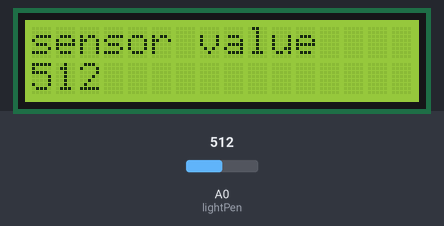
Bench run of a sketch on a simulated Arduino Uno, built with avr-gcc and run on an emulated ATmega328P. Shown: 16×2 character LCD. The inputs (shaded band) are chosen by the test bench; at power-on: A0 (lightPen) = 512. What the sketch prints to the serial monitor is not drawn.

Above: at 1.2 s.
1.3 s: A0 (lightPen) set to 716
At 1.9 s:
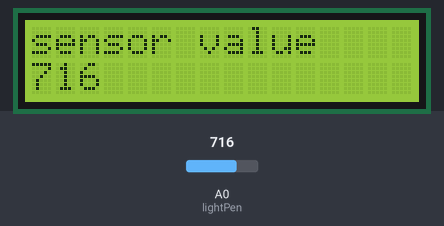
4.3 s: A0 (lightPen) set to 900
At 4.9 s:
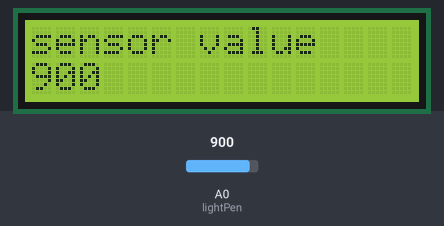
6.1 s: A0 (lightPen) set to 1023
At 6.5 s:
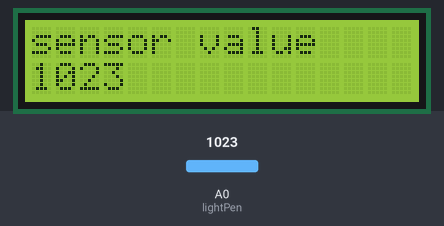
Timing chart, 0 to 9.1 s (numbered marks = the images above; inputs shaded):
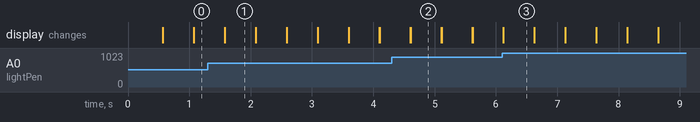

The sketch:

LCDLDR_test.ino
```cpp
#include <LiquidCrystal.h>
int rs=7;
int en=8;
int d4=9;
int d5=10;
int d6=11;
int d7=12;
int lightPen=A0;
int lightVal;
int dv=250;
LiquidCrystal lcd(rs,en,d4,d5,d6,d7);
void setup() {
  // put your setup code here, to run once:
lcd.begin(16,2);
pinMode(lightPen,INPUT);
Serial.begin(115200);

}

void loop() {
lcd.setCursor(0,0);
lcd.print("sensor value");
lightVal=analogRead(lightPen);
Serial.println(lightVal);
//delay(dv);
lcd.setCursor(0,1);
lcd.print(String(lightVal));
delay(500);
lcd.clear();
}
```

Measured:
- after the input at 1.3 s, the display: first differs from a run without the input after 0.28 s (image 1)
- after the input at 4.3 s, the display: first differs from a run without the input after 0.31 s (image 2)
- after the input at 6.1 s, the display: first differs from a run without the input at once (image 3)
- what the display in image 1 shows lasts 0.5 s, from 1.6 s to 2.1 s
